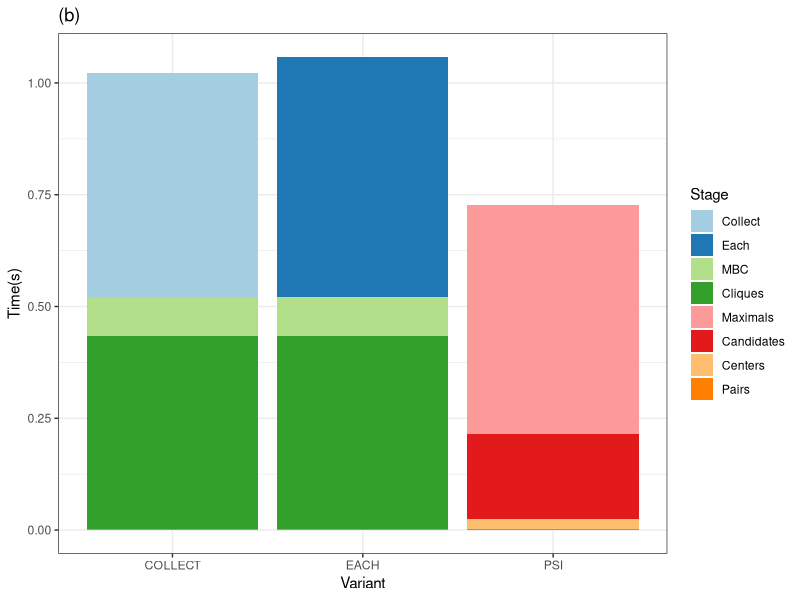
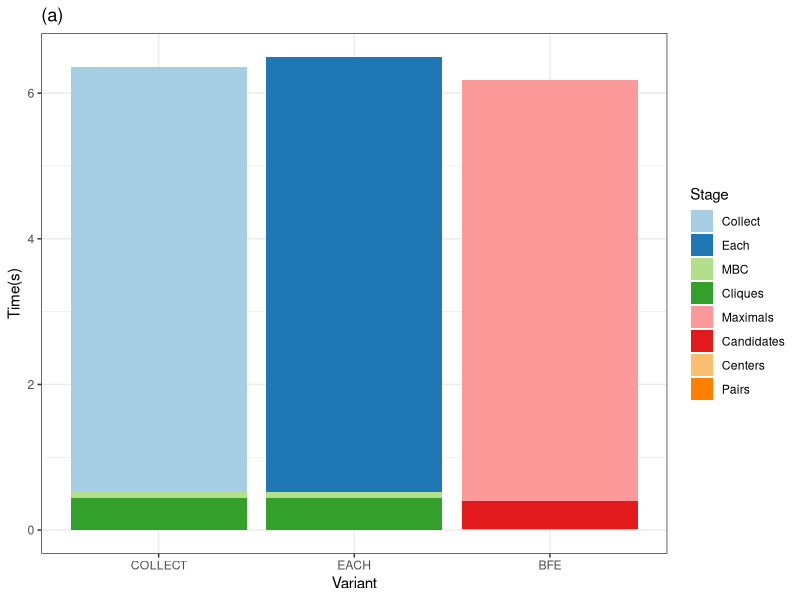
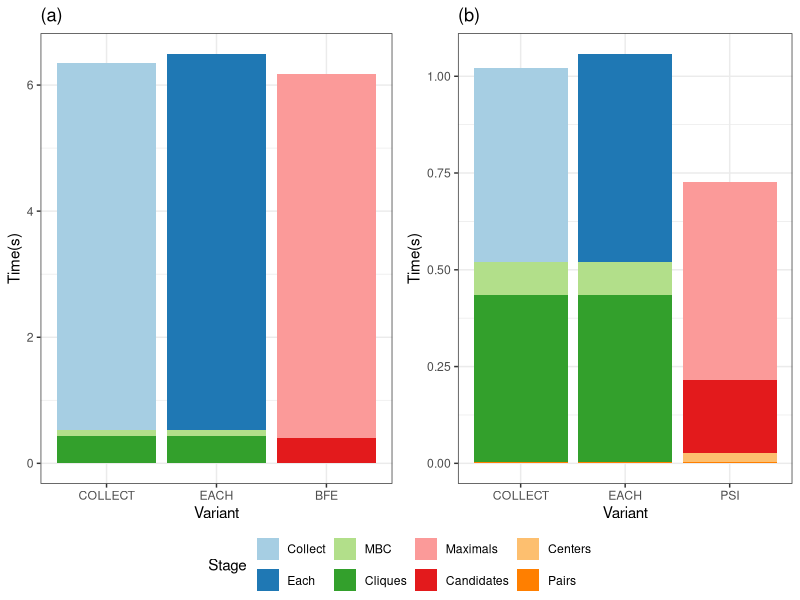
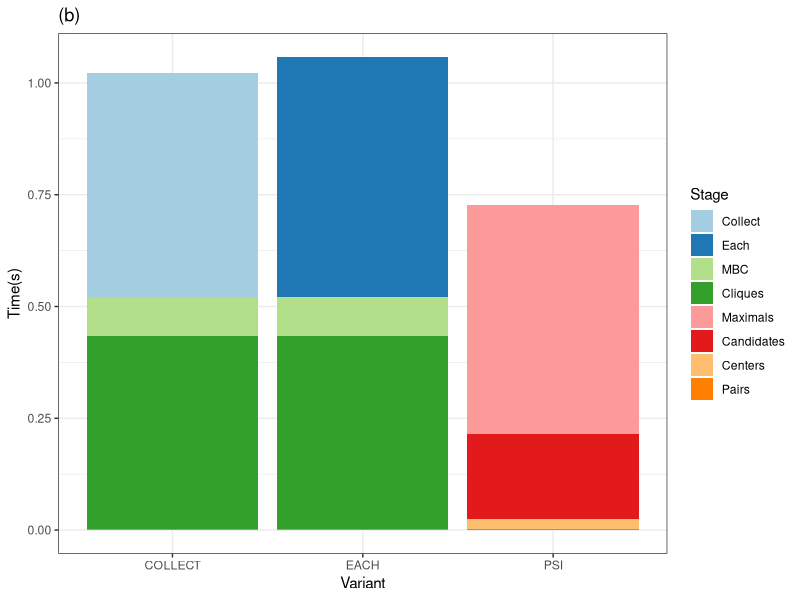
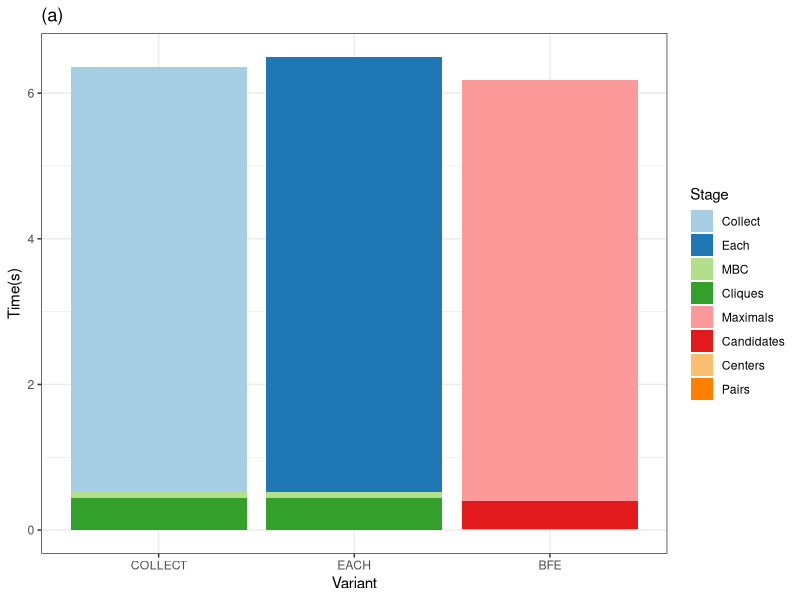
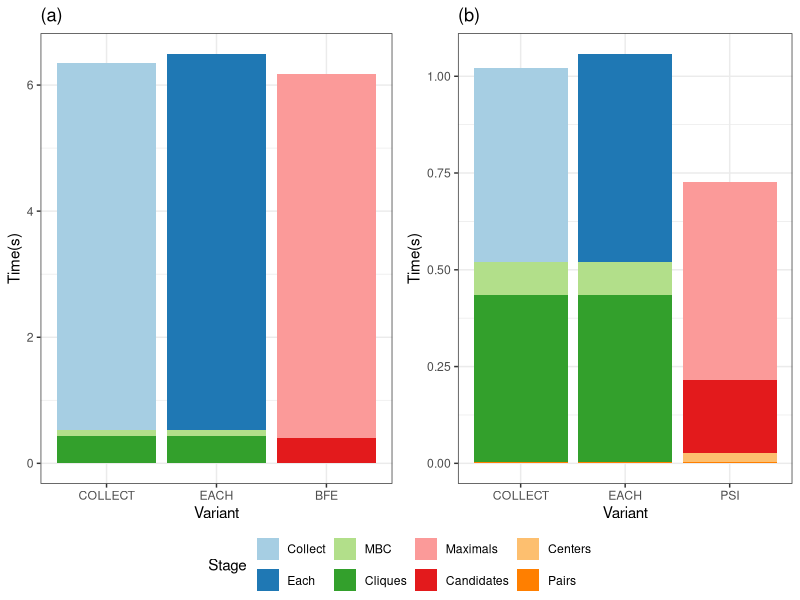

Recreate these plots in R, in order.
library(tidyverse)
library(ggpubr)

psi <- read_tsv("cmbc_psi_stages.tsv") |> filter(variant != "HASH")

labels = c("Collect","Each","MBC","Cliques","Maximals","Candidates","Centers","Pairs")
q = ggplot(data = psi, aes(x = variant, y = time, fill = stage)) +
  geom_bar(stat="identity", position="stack") +
  labs(title="(b)", x="Variant", y="Time(s)") +
  theme_bw() + 
  scale_fill_brewer(name = "Stage", palette = "Paired", labels = labels) 
  
plot(q)
ggsave(paste0("cmbc_psi.pdf"), width = W, height = H)

bfe <- read_tsv("cmbc_bfe_stages.tsv") |> filter(variant != "HASH")

bfe_levels <- c("COLLECT", "EACH", "HASH", "BFE")
p = ggplot(data = bfe, aes(x = factor(variant, level = bfe_levels), y = time, fill = stage)) +
  geom_bar(stat="identity", position="stack") +
  labs(title="(a)", x="Variant", y="Time(s)") +
  theme_bw() + 
  scale_fill_brewer(name = "Stage", palette = "Paired", labels = labels) 

plot(p)
ggsave(paste0("cmbc_bfe.pdf"), width = W, height = H)

ggarrange(p, q, ncol=2, nrow=1, common.legend = TRUE, legend="bottom")
ggsave("cmbc.pdf", width = 8, height = 4)
